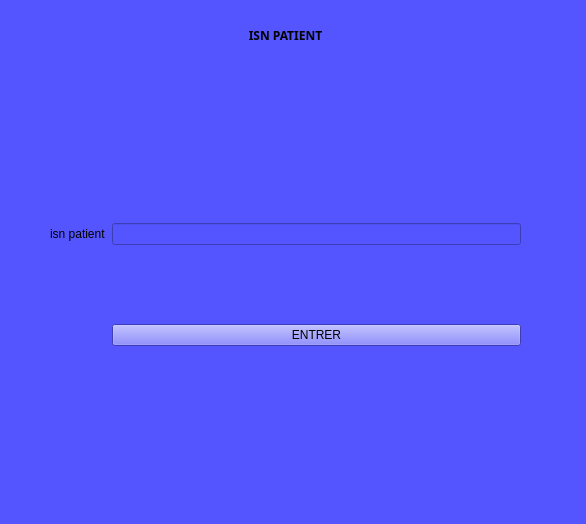
<?xml version="1.0" encoding="UTF-8"?>
<ui version="4.0">
 <class>Form</class>
 <widget class="QWidget" name="Form">
  <property name="geometry">
   <rect>
    <x>0</x>
    <y>0</y>
    <width>586</width>
    <height>524</height>
   </rect>
  </property>
  <property name="windowTitle">
   <string>Form</string>
  </property>
  <property name="styleSheet">
   <string notr="true">background-color: rgb(85, 85, 255);</string>
  </property>
  <widget class="QLabel" name="label">
   <property name="geometry">
    <rect>
     <x>130</x>
     <y>20</y>
     <width>311</width>
     <height>31</height>
    </rect>
   </property>
   <property name="font">
    <font>
     <family>Arial Black</family>
     <bold>true</bold>
    </font>
   </property>
   <property name="text">
    <string>ISN PATIENT</string>
   </property>
   <property name="alignment">
    <set>Qt::AlignCenter</set>
   </property>
   <property name="wordWrap">
    <bool>false</bool>
   </property>
  </widget>
  <widget class="QWidget" name="layoutWidget">
   <property name="geometry">
    <rect>
     <x>50</x>
     <y>150</y>
     <width>471</width>
     <height>271</height>
    </rect>
   </property>
   <layout class="QGridLayout" name="gridLayout">
    <item row="0" column="1">
     <widget class="QLineEdit" name="lmot"/>
    </item>
    <item row="0" column="0">
     <widget class="QLabel" name="motP">
      <property name="text">
       <string>isn patient</string>
      </property>
     </widget>
    </item>
    <item row="1" column="1">
     <widget class="QPushButton" name="bouton">
      <property name="autoFillBackground">
       <bool>false</bool>
      </property>
      <property name="text">
       <string>ENTRER</string>
      </property>
     </widget>
    </item>
   </layout>
  </widget>
 </widget>
 <resources/>
 <connections/>
</ui>
